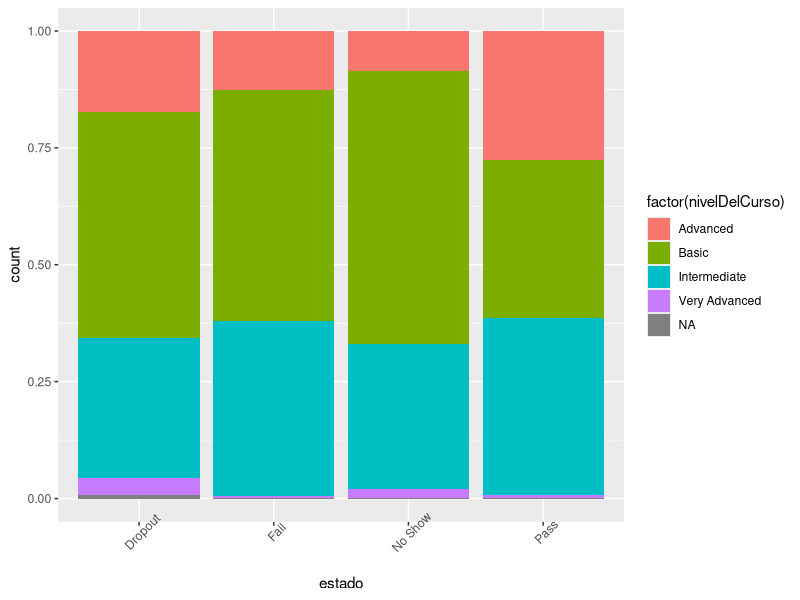

The R script that drew this image:


############## Libraries ##############
library(dplyr)
library(ggplot2)
#######################################

#Leer archivo csv generado despues de analisis descriptivo  
coursesData <- read.csv("analisis_descriptivo_estado_institucion_nivelDelCurso.csv",header = T,sep = ",", encoding = "UTF-8");


#Tabla de proporcioes de mas de una variable (dos es lo recomendable)

table_estado_nivel <- table(coursesData$estado,coursesData$nivelDelCurso)

#Tabla en proporciones
 prop.table(table_estado_nivel,2)

#GGplot
ggplot(coursesData) +
  aes(x = estado, fill = factor(nivelDelCurso)) +
  geom_bar(position = "fill") +
  theme(axis.text.x = element_text(angle = 45))

#H_0: Las categorias de estado y nivelDelCurso son independientes.
#H_A: Las categorias de estado y nivelDelCurso son dependientes.
#Regla: Aceptamos nuestra hipotesis nula cuando nuestro p-value de nuestra prueba chis.test es menor es menor a 0.05
chisq.test(table_estado_nivel)
# El valor de nuestro p-value es 2.2e-16
# Conclusion: Segun nuestro p-value, aceptamos nuestra hipotesis nula, por lo tanto las variables son independientes.